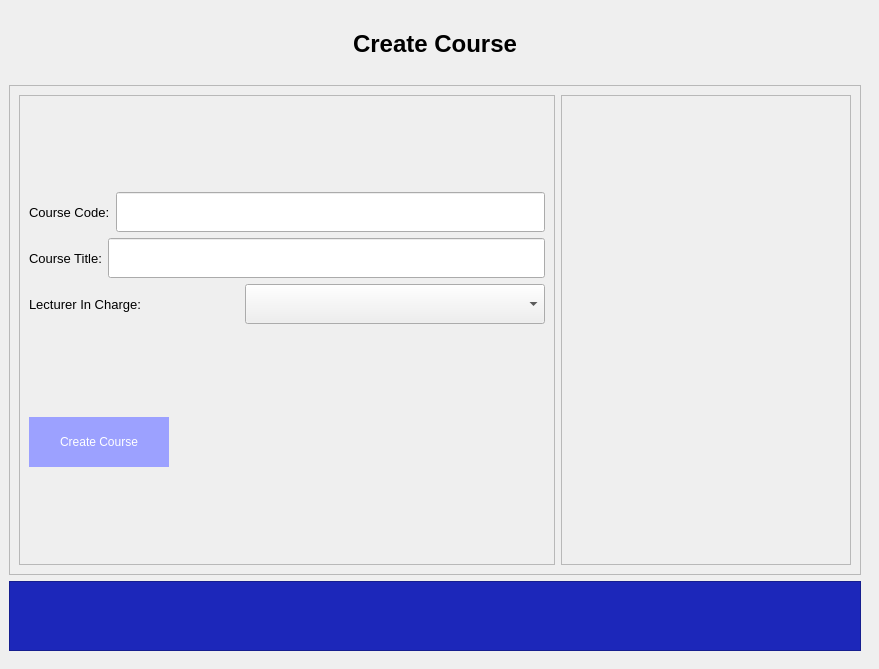
            <widget class="QWidget" name="create_course_page">
             <widget class="QFrame" name="frame_3">
              <property name="geometry">
               <rect>
                <x>0</x>
                <y>0</y>
                <width>870</width>
                <height>660</height>
               </rect>
              </property>
              <property name="minimumSize">
               <size>
                <width>870</width>
                <height>660</height>
               </size>
              </property>
              <property name="frameShape">
               <enum>QFrame::NoFrame</enum>
              </property>
              <property name="frameShadow">
               <enum>QFrame::Raised</enum>
              </property>
              <layout class="QVBoxLayout" name="verticalLayout_9">
               <item>
                <widget class="QLabel" name="label_7">
                 <property name="minimumSize">
                  <size>
                   <width>0</width>
                   <height>70</height>
                  </size>
                 </property>
                 <property name="maximumSize">
                  <size>
                   <width>16777215</width>
                   <height>70</height>
                  </size>
                 </property>
                 <property name="font">
                  <font>
                   <pointsize>18</pointsize>
                   <weight>75</weight>
                   <bold>true</bold>
                  </font>
                 </property>
                 <property name="text">
                  <string>Create Course</string>
                 </property>
                 <property name="alignment">
                  <set>Qt::AlignCenter</set>
                 </property>
                </widget>
               </item>
               <item>
                <widget class="QFrame" name="frame_20">
                 <property name="frameShape">
                  <enum>QFrame::StyledPanel</enum>
                 </property>
                 <property name="frameShadow">
                  <enum>QFrame::Raised</enum>
                 </property>
                 <layout class="QHBoxLayout" name="horizontalLayout_14">
                  <item>
                   <widget class="QFrame" name="frame_22">
                    <property name="frameShape">
                     <enum>QFrame::StyledPanel</enum>
                    </property>
                    <property name="frameShadow">
                     <enum>QFrame::Raised</enum>
                    </property>
                    <layout class="QVBoxLayout" name="verticalLayout_18">
                     <item>
                      <layout class="QVBoxLayout" name="verticalLayout_17">
                       <item>
                        <layout class="QHBoxLayout" name="horizontalLayout_17">
                         <item>
                          <widget class="QLabel" name="label_15">
                           <property name="font">
                            <font>
                             <pointsize>10</pointsize>
                            </font>
                           </property>
                           <property name="text">
                            <string>Course Code:</string>
                           </property>
                          </widget>
                         </item>
                         <item>
                          <widget class="QLineEdit" name="lineEdit">
                           <property name="minimumSize">
                            <size>
                             <width>300</width>
                             <height>40</height>
                            </size>
                           </property>
                           <property name="maximumSize">
                            <size>
                             <width>16777215</width>
                             <height>40</height>
                            </size>
                           </property>
                          </widget>
                         </item>
                        </layout>
                       </item>
                       <item>
                        <layout class="QHBoxLayout" name="horizontalLayout_16">
                         <item>
                          <widget class="QLabel" name="label_16">
                           <property name="font">
                            <font>
                             <pointsize>10</pointsize>
                            </font>
                           </property>
                           <property name="text">
                            <string>Course Title:</string>
                           </property>
                          </widget>
                         </item>
                         <item>
                          <widget class="QLineEdit" name="lineEdit_2">
                           <property name="minimumSize">
                            <size>
                             <width>300</width>
                             <height>40</height>
                            </size>
                           </property>
                           <property name="maximumSize">
                            <size>
                             <width>16777215</width>
                             <height>40</height>
                            </size>
                           </property>
                          </widget>
                         </item>
                        </layout>
                       </item>
                       <item>
                        <layout class="QHBoxLayout" name="horizontalLayout_15">
                         <item>
                          <widget class="QLabel" name="label_17">
                           <property name="font">
                            <font>
                             <pointsize>10</pointsize>
                            </font>
                           </property>
                           <property name="text">
                            <string>Lecturer In Charge:</string>
                           </property>
                          </widget>
                         </item>
                         <item>
                          <widget class="QComboBox" name="comboBox">
                           <property name="minimumSize">
                            <size>
                             <width>300</width>
                             <height>40</height>
                            </size>
                           </property>
                          </widget>
                         </item>
                        </layout>
                       </item>
                      </layout>
                     </item>
                     <item>
                      <widget class="QPushButton" name="btn_add_course">
                       <property name="minimumSize">
                        <size>
                         <width>140</width>
                         <height>50</height>
                        </size>
                       </property>
                       <property name="maximumSize">
                        <size>
                         <width>140</width>
                         <height>50</height>
                        </size>
                       </property>
                       <property name="styleSheet">
                        <string notr="true">QPushButton {
	color: rgb(255, 255, 255);
	background-color: rgb(156, 161, 255);
	border: 0px solid;
}

QPushButton:hover {
	
	background-color: rgb(34, 50, 226);
}</string>
                       </property>
                       <property name="text">
                        <string>Create Course</string>
                       </property>
                      </widget>
                     </item>
                    </layout>
                   </widget>
                  </item>
                  <item>
                   <widget class="QFrame" name="frame_23">
                    <property name="minimumSize">
                     <size>
                      <width>290</width>
                      <height>0</height>
                     </size>
                    </property>
                    <property name="maximumSize">
                     <size>
                      <width>290</width>
                      <height>16777215</height>
                     </size>
                    </property>
                    <property name="frameShape">
                     <enum>QFrame::StyledPanel</enum>
                    </property>
                    <property name="frameShadow">
                     <enum>QFrame::Raised</enum>
                    </property>
                   </widget>
                  </item>
                 </layout>
                </widget>
               </item>
               <item>
                <widget class="QFrame" name="frame_21">
                 <property name="minimumSize">
                  <size>
                   <width>0</width>
                   <height>70</height>
                  </size>
                 </property>
                 <property name="maximumSize">
                  <size>
                   <width>16777215</width>
                   <height>70</height>
                  </size>
                 </property>
                 <property name="styleSheet">
                  <string notr="true">background-color: rgb(28, 39, 186);</string>
                 </property>
                 <property name="frameShape">
                  <enum>QFrame::StyledPanel</enum>
                 </property>
                 <property name="frameShadow">
                  <enum>QFrame::Raised</enum>
                 </property>
                </widget>
               </item>
              </layout>
             </widget>
            </widget>
